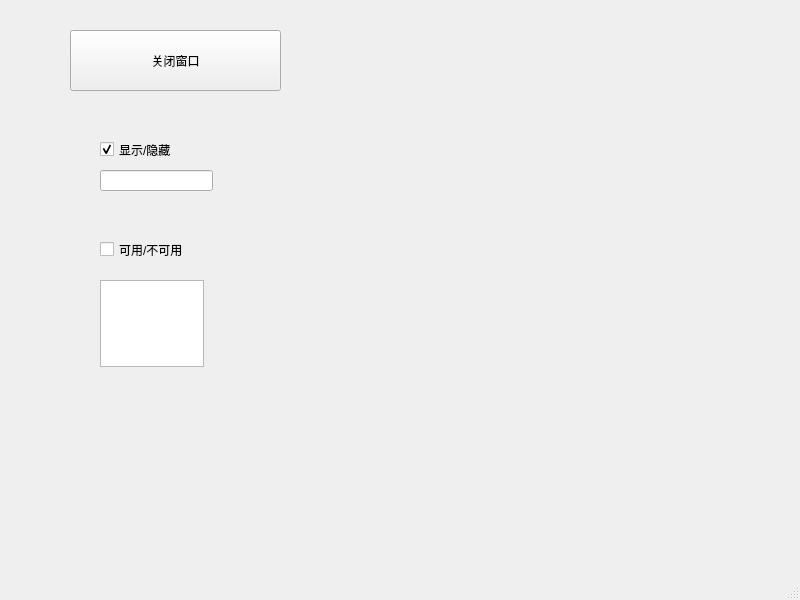
<?xml version="1.0" encoding="UTF-8"?>
<ui version="4.0">
 <class>MainWindow</class>
 <widget class="QMainWindow" name="MainWindow">
  <property name="geometry">
   <rect>
    <x>0</x>
    <y>0</y>
    <width>800</width>
    <height>600</height>
   </rect>
  </property>
  <property name="mouseTracking">
   <bool>true</bool>
  </property>
  <property name="windowTitle">
   <string>MainWindow</string>
  </property>
  <widget class="QWidget" name="centralwidget">
   <widget class="QPushButton" name="pushButton">
    <property name="geometry">
     <rect>
      <x>70</x>
      <y>30</y>
      <width>211</width>
      <height>61</height>
     </rect>
    </property>
    <property name="text">
     <string>关闭窗口</string>
    </property>
   </widget>
   <widget class="QCheckBox" name="checkBox">
    <property name="geometry">
     <rect>
      <x>100</x>
      <y>140</y>
      <width>101</width>
      <height>19</height>
     </rect>
    </property>
    <property name="mouseTracking">
     <bool>false</bool>
    </property>
    <property name="tabletTracking">
     <bool>false</bool>
    </property>
    <property name="text">
     <string>显示/隐藏</string>
    </property>
    <property name="checked">
     <bool>true</bool>
    </property>
    <property name="tristate">
     <bool>false</bool>
    </property>
   </widget>
   <widget class="QCheckBox" name="checkBox_2">
    <property name="geometry">
     <rect>
      <x>100</x>
      <y>240</y>
      <width>131</width>
      <height>19</height>
     </rect>
    </property>
    <property name="text">
     <string>可用/不可用</string>
    </property>
   </widget>
   <widget class="QLineEdit" name="lineEdit">
    <property name="geometry">
     <rect>
      <x>100</x>
      <y>170</y>
      <width>113</width>
      <height>21</height>
     </rect>
    </property>
   </widget>
   <widget class="QTextEdit" name="textEdit">
    <property name="geometry">
     <rect>
      <x>100</x>
      <y>280</y>
      <width>104</width>
      <height>87</height>
     </rect>
    </property>
   </widget>
  </widget>
  <widget class="QMenuBar" name="menubar">
   <property name="geometry">
    <rect>
     <x>0</x>
     <y>0</y>
     <width>800</width>
     <height>26</height>
    </rect>
   </property>
  </widget>
  <widget class="QStatusBar" name="statusbar"/>
 </widget>
 <resources/>
 <connections>
  <connection>
   <sender>pushButton</sender>
   <signal>clicked()</signal>
   <receiver>MainWindow</receiver>
   <slot>close()</slot>
   <hints>
    <hint type="sourcelabel">
     <x>145</x>
     <y>88</y>
    </hint>
    <hint type="destinationlabel">
     <x>367</x>
     <y>359</y>
    </hint>
   </hints>
  </connection>
  <connection>
   <sender>checkBox</sender>
   <signal>toggled(bool)</signal>
   <receiver>lineEdit</receiver>
   <slot>setVisible(bool)</slot>
   <hints>
    <hint type="sourcelabel">
     <x>106</x>
     <y>171</y>
    </hint>
    <hint type="destinationlabel">
     <x>117</x>
     <y>201</y>
    </hint>
   </hints>
  </connection>
  <connection>
   <sender>checkBox_2</sender>
   <signal>toggled(bool)</signal>
   <receiver>textEdit</receiver>
   <slot>setEnabled(bool)</slot>
   <hints>
    <hint type="sourcelabel">
     <x>139</x>
     <y>276</y>
    </hint>
    <hint type="destinationlabel">
     <x>141</x>
     <y>336</y>
    </hint>
   </hints>
  </connection>
 </connections>
</ui>
